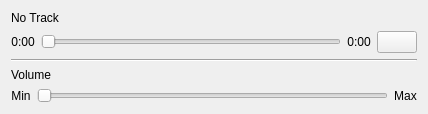
<?xml version="1.0" encoding="UTF-8"?>
<ui version="4.0">
 <class>AudioPlaybackFrame</class>
 <widget class="QFrame" name="AudioPlaybackFrame">
  <property name="geometry">
   <rect>
    <x>0</x>
    <y>0</y>
    <width>425</width>
    <height>101</height>
   </rect>
  </property>
  <property name="windowTitle">
   <string>Frame</string>
  </property>
  <property name="styleSheet">
   <string notr="true">background-image: url(:/img/data/parchment.jpg);</string>
  </property>
  <layout class="QVBoxLayout" name="verticalLayout">
   <item>
    <widget class="QLabel" name="lblCurrent">
     <property name="text">
      <string>No Track</string>
     </property>
    </widget>
   </item>
   <item>
    <layout class="QHBoxLayout" name="horizontalLayout">
     <item>
      <widget class="QLabel" name="lblPlayed">
       <property name="text">
        <string>0:00</string>
       </property>
       <property name="alignment">
        <set>Qt::AlignCenter</set>
       </property>
      </widget>
     </item>
     <item>
      <widget class="QSlider" name="sliderPlayback">
       <property name="minimumSize">
        <size>
         <width>300</width>
         <height>0</height>
        </size>
       </property>
       <property name="maximum">
        <number>100</number>
       </property>
       <property name="orientation">
        <enum>Qt::Horizontal</enum>
       </property>
      </widget>
     </item>
     <item>
      <widget class="QLabel" name="lblLength">
       <property name="text">
        <string>0:00</string>
       </property>
       <property name="alignment">
        <set>Qt::AlignCenter</set>
       </property>
      </widget>
     </item>
     <item>
      <widget class="QPushButton" name="btnPlay">
       <property name="text">
        <string/>
       </property>
       <property name="icon">
        <iconset resource="resources.qrc">
         <normaloff>:/img/data/icon_play.png</normaloff>:/img/data/icon_play.png</iconset>
       </property>
       <property name="iconSize">
        <size>
         <width>24</width>
         <height>24</height>
        </size>
       </property>
       <property name="checkable">
        <bool>true</bool>
       </property>
      </widget>
     </item>
    </layout>
   </item>
   <item>
    <widget class="Line" name="line">
     <property name="orientation">
      <enum>Qt::Horizontal</enum>
     </property>
    </widget>
   </item>
   <item>
    <widget class="QLabel" name="label">
     <property name="text">
      <string>Volume</string>
     </property>
    </widget>
   </item>
   <item>
    <layout class="QHBoxLayout" name="horizontalLayout_2">
     <item>
      <widget class="QLabel" name="label_2">
       <property name="text">
        <string>Min</string>
       </property>
       <property name="alignment">
        <set>Qt::AlignCenter</set>
       </property>
      </widget>
     </item>
     <item>
      <widget class="QSlider" name="sliderVolume">
       <property name="maximum">
        <number>100</number>
       </property>
       <property name="orientation">
        <enum>Qt::Horizontal</enum>
       </property>
      </widget>
     </item>
     <item>
      <widget class="QLabel" name="label_3">
       <property name="text">
        <string>Max</string>
       </property>
       <property name="alignment">
        <set>Qt::AlignCenter</set>
       </property>
      </widget>
     </item>
    </layout>
   </item>
  </layout>
 </widget>
 <resources>
  <include location="resources.qrc"/>
 </resources>
 <connections/>
</ui>
